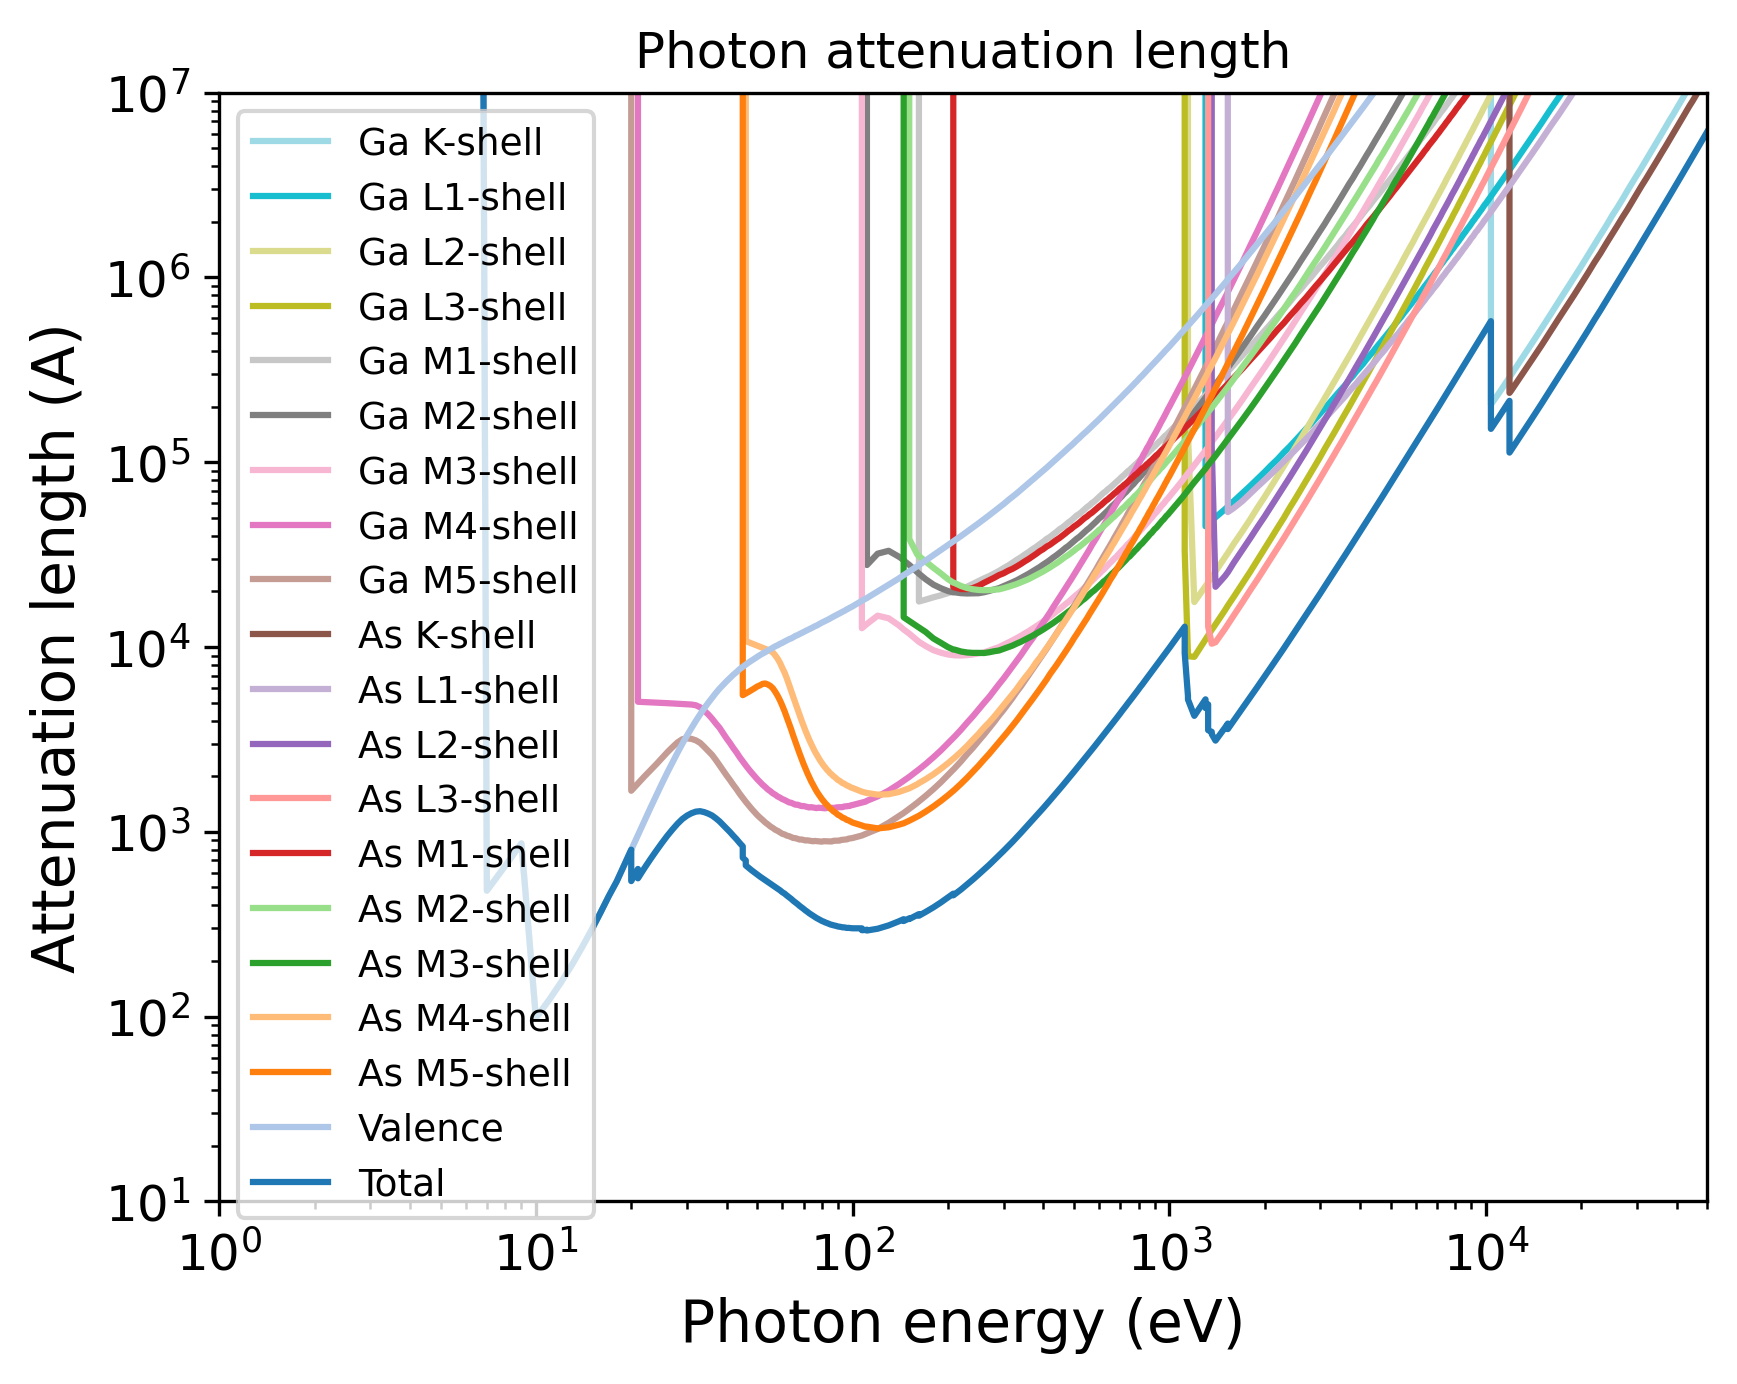

Recreate this plot in Python.
import pandas as pd
import numpy as np
import matplotlib.pyplot as plt
import matplotlib.cm as cm
# Set the format:
plt.xlabel("Photon energy (eV)", fontsize=14)
plt.ylabel("Attenuation length (A)", fontsize=14)
plt.xticks(fontsize=12)
plt.yticks(fontsize=12)
plt.grid(False)
# Set the axes:
# Read the output file:
df = pd.read_csv(r"OUTPUT_GaAs_Photon_IMFP.dat", sep=r'\s+', header=None, comment="#", skipinitialspace=True)
plt.xscale("log")
plt.yscale("log")
# Prepare the plot:
columns_to_plot = [ 1, 2, 3, 4, 5, 6, 7, 8, 9, 10, 11, 12, 13, 14, 15, 16, 17, 18, 19, 20]
labels = [ "Ga K-shell", "Ga L1-shell", "Ga L2-shell", "Ga L3-shell", "Ga M1-shell", "Ga M2-shell", "Ga M3-shell", "Ga M4-shell", "Ga M5-shell", "As K-shell", "As L1-shell", "As L2-shell", "As L3-shell", "As M1-shell", "As M2-shell", "As M3-shell", "As M4-shell", "As M5-shell", "Valence", "Total"]
# Create N distinct colors from a colormap
N = len(columns_to_plot)
colors = plt.cm.tab20(np.linspace(1, 0, 20))
# Set line styles:
linestyles = [ "-", "-", "-", "-", "-", "-", "-", "-", "-", "-", "-", "-", "-", "-", "-", "-", "-", "-", "-", "-"]
for i, col in enumerate(columns_to_plot):
    color = colors[i % len(colors)]
    ls    = linestyles[i % len(linestyles)]
    label = labels[i % len(labels)]
    plt.plot(df.iloc[:, 0], df.iloc[:, col],
    color=color,
    label=label,
    linestyle=ls)
plt.xlim(1.00000000,50000.00000000)
plt.ylim(10.00000000,10000000.00000000)
plt.title("Photon attenuation length")
plt.legend(loc="best", fontsize=9)
# Save the plot in this format:
plt.savefig("OUTPUT_MFP_photon.png", dpi=300, bbox_inches="tight")
